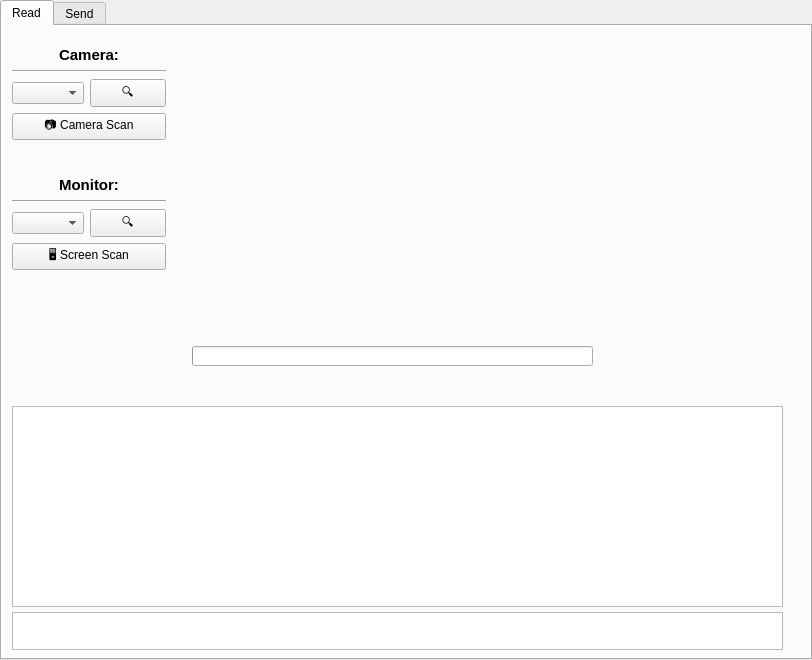
<?xml version="1.0" encoding="UTF-8"?>
<ui version="4.0">
 <class>centralwidget</class>
 <widget class="QWidget" name="centralwidget">
  <widget class="QTabWidget" name="tabWidget">
   <property name="geometry">
    <rect>
     <x>0</x>
     <y>0</y>
     <width>812</width>
     <height>660</height>
    </rect>
   </property>
   <property name="accessibleName">
    <string>Read</string>
   </property>
   <property name="currentIndex">
    <number>0</number>
   </property>
   <widget class="QWidget" name="read_tab">
    <attribute name="title">
     <string>Read</string>
    </attribute>
    <widget class="QLabel" name="video_in">
     <property name="geometry">
      <rect>
       <x>190</x>
       <y>10</y>
       <width>400</width>
       <height>300</height>
      </rect>
     </property>
     <property name="text">
      <string/>
     </property>
    </widget>
    <widget class="QPlainTextEdit" name="data_in">
     <property name="geometry">
      <rect>
       <x>10</x>
       <y>380</y>
       <width>771</width>
       <height>201</height>
      </rect>
     </property>
     <property name="lineWrapMode">
      <enum>QPlainTextEdit::WidgetWidth</enum>
     </property>
     <property name="readOnly">
      <bool>true</bool>
     </property>
    </widget>
    <widget class="QPlainTextEdit" name="info_read">
     <property name="geometry">
      <rect>
       <x>10</x>
       <y>586</y>
       <width>771</width>
       <height>38</height>
      </rect>
     </property>
     <property name="lineWrapMode">
      <enum>QPlainTextEdit::WidgetWidth</enum>
     </property>
     <property name="readOnly">
      <bool>true</bool>
     </property>
    </widget>
    <widget class="QProgressBar" name="read_progress">
     <property name="geometry">
      <rect>
       <x>190</x>
       <y>320</y>
       <width>401</width>
       <height>20</height>
      </rect>
     </property>
     <property name="value">
      <number>0</number>
     </property>
     <property name="format">
      <string/>
     </property>
    </widget>
    <widget class="QWidget" name="camera_group">
     <property name="geometry">
      <rect>
       <x>10</x>
       <y>20</y>
       <width>154</width>
       <height>94</height>
      </rect>
     </property>
     <layout class="QVBoxLayout" name="verticalLayout_4">
      <item>
       <widget class="QLabel" name="camera_label">
        <property name="font">
         <font>
          <pointsize>11</pointsize>
          <bold>true</bold>
         </font>
        </property>
        <property name="text">
         <string>Camera:</string>
        </property>
        <property name="alignment">
         <set>Qt::AlignCenter</set>
        </property>
       </widget>
      </item>
      <item>
       <widget class="Line" name="line_7">
        <property name="orientation">
         <enum>Qt::Horizontal</enum>
        </property>
       </widget>
      </item>
      <item>
       <layout class="QHBoxLayout" name="horizontalLayout_4">
        <item>
         <widget class="QComboBox" name="combo_camera">
          <property name="sizePolicy">
           <sizepolicy hsizetype="Expanding" vsizetype="Fixed">
            <horstretch>0</horstretch>
            <verstretch>0</verstretch>
           </sizepolicy>
          </property>
         </widget>
        </item>
        <item>
         <widget class="QPushButton" name="btn_camera_update">
          <property name="sizePolicy">
           <sizepolicy hsizetype="Minimum" vsizetype="Fixed">
            <horstretch>0</horstretch>
            <verstretch>0</verstretch>
           </sizepolicy>
          </property>
          <property name="minimumSize">
           <size>
            <width>0</width>
            <height>0</height>
           </size>
          </property>
          <property name="text">
           <string>🔍</string>
          </property>
         </widget>
        </item>
       </layout>
      </item>
      <item>
       <widget class="QPushButton" name="btn_start_read">
        <property name="text">
         <string>📷 Camera Scan</string>
        </property>
       </widget>
      </item>
     </layout>
    </widget>
    <widget class="QWidget" name="monitor_group">
     <property name="geometry">
      <rect>
       <x>10</x>
       <y>150</y>
       <width>154</width>
       <height>94</height>
      </rect>
     </property>
     <layout class="QVBoxLayout" name="verticalLayout_44">
      <item>
       <widget class="QLabel" name="monitor_label">
        <property name="font">
         <font>
          <pointsize>11</pointsize>
          <bold>true</bold>
         </font>
        </property>
        <property name="text">
         <string>Monitor:</string>
        </property>
        <property name="alignment">
         <set>Qt::AlignCenter</set>
        </property>
       </widget>
      </item>
      <item>
       <widget class="Line" name="line_77">
        <property name="orientation">
         <enum>Qt::Horizontal</enum>
        </property>
       </widget>
      </item>
      <item>
       <layout class="QHBoxLayout" name="horizontalLayout_44">
        <item>
         <widget class="QComboBox" name="combo_monitor">
          <property name="sizePolicy">
           <sizepolicy hsizetype="Expanding" vsizetype="Fixed">
            <horstretch>0</horstretch>
            <verstretch>0</verstretch>
           </sizepolicy>
          </property>
         </widget>
        </item>
        <item>
         <widget class="QPushButton" name="btn_monitor_update">
          <property name="sizePolicy">
           <sizepolicy hsizetype="Minimum" vsizetype="Fixed">
            <horstretch>0</horstretch>
            <verstretch>0</verstretch>
           </sizepolicy>
          </property>
          <property name="minimumSize">
           <size>
            <width>0</width>
            <height>0</height>
           </size>
          </property>
          <property name="text">
           <string>🔍</string>
          </property>
         </widget>
        </item>
       </layout>
      </item>
      <item>
       <widget class="QPushButton" name="btn_start_read_monitor">
        <property name="text">
         <string>🖥️ Screen Scan</string>
        </property>
       </widget>
      </item>
     </layout>
    </widget>
   </widget>
   <widget class="QWidget" name="send_tab">
    <attribute name="title">
     <string>Send</string>
    </attribute>
    <widget class="QLabel" name="video_out">
     <property name="geometry">
      <rect>
       <x>350</x>
       <y>140</y>
       <width>450</width>
       <height>450</height>
      </rect>
     </property>
     <property name="text">
      <string/>
     </property>
    </widget>
    <widget class="QComboBox" name="combo_type">
     <property name="geometry">
      <rect>
       <x>10</x>
       <y>180</y>
       <width>111</width>
       <height>27</height>
      </rect>
     </property>
    </widget>
    <widget class="QComboBox" name="combo_format">
     <property name="geometry">
      <rect>
       <x>10</x>
       <y>140</y>
       <width>191</width>
       <height>27</height>
      </rect>
     </property>
    </widget>
    <widget class="QComboBox" name="combo_error">
     <property name="geometry">
      <rect>
       <x>206</x>
       <y>140</y>
       <width>100</width>
       <height>27</height>
      </rect>
     </property>
    </widget>
    <widget class="QLabel" name="steps">
     <property name="geometry">
      <rect>
       <x>350</x>
       <y>592</y>
       <width>450</width>
       <height>17</height>
      </rect>
     </property>
     <property name="text">
      <string/>
     </property>
    </widget>
    <widget class="QLabel" name="info_send">
     <property name="geometry">
      <rect>
       <x>350</x>
       <y>611</y>
       <width>450</width>
       <height>17</height>
      </rect>
     </property>
     <property name="text">
      <string/>
     </property>
    </widget>
    <widget class="QWidget" name="verticalLayoutWidget">
     <property name="geometry">
      <rect>
       <x>10</x>
       <y>220</y>
       <width>121</width>
       <height>400</height>
      </rect>
     </property>
     <layout class="QVBoxLayout" name="verticalLayout">
      <item>
       <widget class="QLabel" name="label">
        <property name="font">
         <font>
          <pointsize>12</pointsize>
          <bold>true</bold>
         </font>
        </property>
        <property name="text">
         <string>Selected slot:</string>
        </property>
        <property name="alignment">
         <set>Qt::AlignCenter</set>
        </property>
       </widget>
      </item>
      <item>
       <widget class="Line" name="line">
        <property name="orientation">
         <enum>Qt::Horizontal</enum>
        </property>
       </widget>
      </item>
      <item>
       <widget class="QRadioButton" name="desc_1">
        <property name="sizePolicy">
         <sizepolicy hsizetype="Minimum" vsizetype="Fixed">
          <horstretch>0</horstretch>
          <verstretch>0</verstretch>
         </sizepolicy>
        </property>
        <property name="minimumSize">
         <size>
          <width>0</width>
          <height>0</height>
         </size>
        </property>
        <property name="layoutDirection">
         <enum>Qt::LeftToRight</enum>
        </property>
        <property name="text">
         <string>Descriptor 1</string>
        </property>
        <property name="checked">
         <bool>true</bool>
        </property>
       </widget>
      </item>
      <item>
       <widget class="QRadioButton" name="desc_2">
        <property name="text">
         <string>Descriptor 2</string>
        </property>
       </widget>
      </item>
      <item>
       <widget class="QRadioButton" name="desc_3">
        <property name="text">
         <string>Descriptor 3</string>
        </property>
       </widget>
      </item>
      <item>
       <widget class="Line" name="line_2">
        <property name="orientation">
         <enum>Qt::Horizontal</enum>
        </property>
       </widget>
      </item>
      <item>
       <widget class="QRadioButton" name="psbt_1">
        <property name="text">
         <string>PSBT 1</string>
        </property>
       </widget>
      </item>
      <item>
       <widget class="QRadioButton" name="psbt_2">
        <property name="text">
         <string>PSBT 2</string>
        </property>
       </widget>
      </item>
      <item>
       <widget class="QRadioButton" name="psbt_3">
        <property name="text">
         <string>PSBT 3</string>
        </property>
       </widget>
      </item>
      <item>
       <widget class="QRadioButton" name="psbt_4">
        <property name="text">
         <string>PSBT 4</string>
        </property>
       </widget>
      </item>
      <item>
       <widget class="QRadioButton" name="psbt_5">
        <property name="text">
         <string>PSBT 5</string>
        </property>
       </widget>
      </item>
      <item>
       <widget class="Line" name="line_3">
        <property name="orientation">
         <enum>Qt::Horizontal</enum>
        </property>
       </widget>
      </item>
      <item>
       <widget class="QRadioButton" name="key_1">
        <property name="text">
         <string>Key 1</string>
        </property>
       </widget>
      </item>
      <item>
       <widget class="QRadioButton" name="key_2">
        <property name="text">
         <string>Key 2</string>
        </property>
       </widget>
      </item>
      <item>
       <widget class="QRadioButton" name="key_3">
        <property name="text">
         <string>Key 3</string>
        </property>
       </widget>
      </item>
      <item>
       <widget class="QRadioButton" name="key_4">
        <property name="text">
         <string>Key 4</string>
        </property>
       </widget>
      </item>
      <item>
       <widget class="QRadioButton" name="key_5">
        <property name="text">
         <string>Key 5</string>
        </property>
       </widget>
      </item>
     </layout>
    </widget>
    <widget class="QWidget" name="horizontalLayoutWidget_2">
     <property name="geometry">
      <rect>
       <x>10</x>
       <y>10</y>
       <width>781</width>
       <height>88</height>
      </rect>
     </property>
     <layout class="QHBoxLayout" name="horizontalLayout_2">
      <item>
       <widget class="QPlainTextEdit" name="data_out">
        <property name="plainText">
         <string/>
        </property>
        <property name="placeholderText">
         <string>Type the QR code content here, then click Generate QR</string>
        </property>
       </widget>
      </item>
      <item>
       <layout class="QVBoxLayout" name="verticalLayout_3">
        <item>
         <widget class="QPushButton" name="btn_generate">
          <property name="text">
           <string>Generate QR</string>
          </property>
         </widget>
        </item>
        <item>
         <widget class="QPushButton" name="btn_clear">
          <property name="text">
           <string>Cleart text</string>
          </property>
         </widget>
        </item>
        <item>
         <widget class="QPushButton" name="btn_save">
          <property name="text">
           <string>Save on selected slot</string>
          </property>
         </widget>
        </item>
       </layout>
      </item>
     </layout>
    </widget>
    <widget class="QGroupBox" name="split_group">
     <property name="geometry">
      <rect>
       <x>280</x>
       <y>100</y>
       <width>511</width>
       <height>31</height>
      </rect>
     </property>
     <property name="sizePolicy">
      <sizepolicy hsizetype="Preferred" vsizetype="Minimum">
       <horstretch>0</horstretch>
       <verstretch>0</verstretch>
      </sizepolicy>
     </property>
     <property name="minimumSize">
      <size>
       <width>80</width>
       <height>0</height>
      </size>
     </property>
     <property name="autoFillBackground">
      <bool>true</bool>
     </property>
     <property name="title">
      <string/>
     </property>
     <widget class="QWidget" name="horizontalLayoutWidget">
      <property name="geometry">
       <rect>
        <x>0</x>
        <y>0</y>
        <width>511</width>
        <height>32</height>
       </rect>
      </property>
      <layout class="QHBoxLayout" name="horizontalLayout">
       <property name="spacing">
        <number>6</number>
       </property>
       <item>
        <widget class="QSlider" name="send_slider">
         <property name="minimum">
          <number>10</number>
         </property>
         <property name="maximum">
          <number>500</number>
         </property>
         <property name="singleStep">
          <number>10</number>
         </property>
         <property name="pageStep">
          <number>10</number>
         </property>
         <property name="value">
          <number>100</number>
         </property>
         <property name="orientation">
          <enum>Qt::Horizontal</enum>
         </property>
         <property name="tickInterval">
          <number>15</number>
         </property>
        </widget>
       </item>
       <item>
        <widget class="Line" name="line_4">
         <property name="orientation">
          <enum>Qt::Vertical</enum>
         </property>
        </widget>
       </item>
       <item>
        <widget class="QLabel" name="split_size">
         <property name="sizePolicy">
          <sizepolicy hsizetype="Preferred" vsizetype="Fixed">
           <horstretch>0</horstretch>
           <verstretch>0</verstretch>
          </sizepolicy>
         </property>
         <property name="minimumSize">
          <size>
           <width>100</width>
           <height>0</height>
          </size>
         </property>
         <property name="text">
          <string>QR split size:</string>
         </property>
        </widget>
       </item>
       <item>
        <widget class="Line" name="line_5">
         <property name="orientation">
          <enum>Qt::Vertical</enum>
         </property>
        </widget>
       </item>
       <item>
        <layout class="QHBoxLayout" name="horizontalLayout_5">
         <property name="spacing">
          <number>0</number>
         </property>
         <item>
          <widget class="QCheckBox" name="no_split">
           <property name="sizePolicy">
            <sizepolicy hsizetype="Fixed" vsizetype="Fixed">
             <horstretch>0</horstretch>
             <verstretch>0</verstretch>
            </sizepolicy>
           </property>
           <property name="minimumSize">
            <size>
             <width>10</width>
             <height>0</height>
            </size>
           </property>
           <property name="styleSheet">
            <string notr="true">:disabled { background-color: darkgray; }
         </string>
           </property>
          </widget>
         </item>
         <item>
          <widget class="QLabel" name="no_split_label">
           <property name="sizePolicy">
            <sizepolicy hsizetype="Fixed" vsizetype="Fixed">
             <horstretch>0</horstretch>
             <verstretch>0</verstretch>
            </sizepolicy>
           </property>
           <property name="minimumSize">
            <size>
             <width>50</width>
             <height>0</height>
            </size>
           </property>
           <property name="text">
            <string>No split</string>
           </property>
           <property name="margin">
            <number>6</number>
           </property>
          </widget>
         </item>
        </layout>
       </item>
       <item>
        <layout class="QHBoxLayout" name="horizontalLayout_6">
         <property name="spacing">
          <number>0</number>
         </property>
         <item>
          <widget class="QCheckBox" name="inverted">
           <property name="invertedQR">
            <sizepolicy hsizetype="Fixed" vsizetype="Fixed">
             <horstretch>0</horstretch>
             <verstretch>0</verstretch>
            </sizepolicy>
           </property>
           <property name="minimumSize">
            <size>
             <width>10</width>
             <height>0</height>
            </size>
           </property>
           <property name="styleSheet">
            <string notr="true">:disabled { background-color: darkgray; }
         </string>
           </property>
          </widget>
         </item>
         <item>
          <widget class="QLabel" name="inverted_label">
           <property name="sizePolicy">
            <sizepolicy hsizetype="Fixed" vsizetype="Fixed">
             <horstretch>0</horstretch>
             <verstretch>0</verstretch>
            </sizepolicy>
           </property>
           <property name="minimumSize">
            <size>
             <width>45</width>
             <height>0</height>
            </size>
           </property>
           <property name="text">
            <string>Inverted</string>
           </property>
           <property name="margin">
            <number>6</number>
           </property>
          </widget>
         </item>
        </layout>
       </item>
      </layout>
     </widget>
    </widget>
    <widget class="QGroupBox" name="delay_group">
     <property name="geometry">
      <rect>
       <x>10</x>
       <y>100</y>
       <width>261</width>
       <height>31</height>
      </rect>
     </property>
     <property name="autoFillBackground">
      <bool>true</bool>
     </property>
     <property name="title">
      <string/>
     </property>
     <widget class="QWidget" name="horizontalLayoutWidget_3">
      <property name="geometry">
       <rect>
        <x>0</x>
        <y>0</y>
        <width>261</width>
        <height>31</height>
       </rect>
      </property>
      <layout class="QHBoxLayout" name="horizontalLayout_3">
       <item>
        <widget class="QSlider" name="delay_slider">
         <property name="minimum">
          <number>100</number>
         </property>
         <property name="maximum">
          <number>4000</number>
         </property>
         <property name="singleStep">
          <number>100</number>
         </property>
         <property name="pageStep">
          <number>100</number>
         </property>
         <property name="value">
          <number>400</number>
         </property>
         <property name="orientation">
          <enum>Qt::Horizontal</enum>
         </property>
        </widget>
       </item>
       <item>
        <widget class="Line" name="line_6">
         <property name="orientation">
          <enum>Qt::Vertical</enum>
         </property>
        </widget>
       </item>
       <item>
        <widget class="QLabel" name="delay_size">
         <property name="minimumSize">
          <size>
           <width>81</width>
           <height>0</height>
          </size>
         </property>
         <property name="text">
          <string>QR delay:</string>
         </property>
        </widget>
       </item>
      </layout>
     </widget>
    </widget>
   </widget>
  </widget>
 </widget>
 <resources/>
 <connections/>
</ui>
